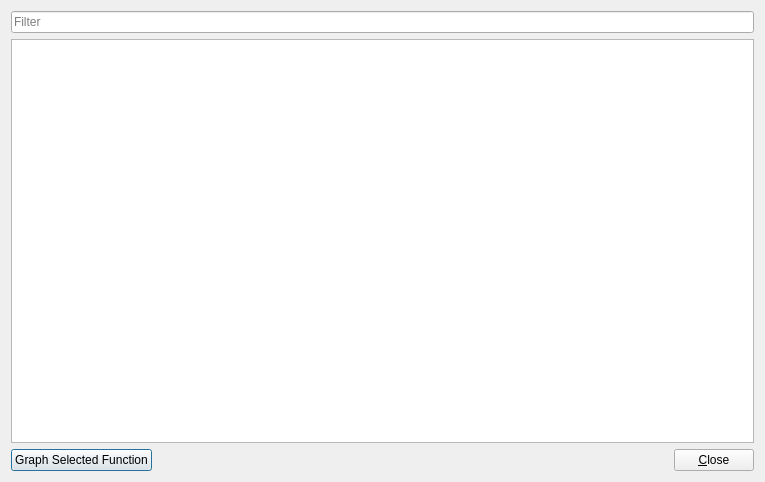
<?xml version="1.0" encoding="UTF-8"?>
<ui version="4.0">
 <class>FunctionFinderPlugin::DialogResults</class>
 <widget class="QDialog" name="FunctionFinderPlugin::DialogResults">
  <property name="geometry">
   <rect>
    <x>0</x>
    <y>0</y>
    <width>765</width>
    <height>482</height>
   </rect>
  </property>
  <property name="windowTitle">
   <string>Functions Found</string>
  </property>
  <layout class="QVBoxLayout" name="verticalLayout">
   <item>
    <widget class="QLineEdit" name="textFilter">
     <property name="placeholderText">
      <string>Filter</string>
     </property>
     <property name="clearButtonEnabled">
      <bool>true</bool>
     </property>
    </widget>
   </item>
   <item>
    <widget class="QTableView" name="tableView">
     <property name="font">
      <font>
       <family>Monospace</family>
      </font>
     </property>
     <property name="contextMenuPolicy">
      <enum>Qt::CustomContextMenu</enum>
     </property>
     <property name="editTriggers">
      <set>QAbstractItemView::NoEditTriggers</set>
     </property>
     <property name="alternatingRowColors">
      <bool>true</bool>
     </property>
     <property name="selectionMode">
      <enum>QAbstractItemView::SingleSelection</enum>
     </property>
     <property name="selectionBehavior">
      <enum>QAbstractItemView::SelectRows</enum>
     </property>
     <property name="sortingEnabled">
      <bool>true</bool>
     </property>
     <property name="wordWrap">
      <bool>false</bool>
     </property>
     <attribute name="horizontalHeaderStretchLastSection">
      <bool>true</bool>
     </attribute>
     <attribute name="verticalHeaderVisible">
      <bool>false</bool>
     </attribute>
    </widget>
   </item>
   <item>
    <layout class="QHBoxLayout" name="horizontalLayout">
     <item>
      <widget class="QPushButton" name="btnGraph">
       <property name="text">
        <string>Graph Selected Function</string>
       </property>
       <property name="icon">
        <iconset theme="distribute-graph">
         <normaloff>.</normaloff>.</iconset>
       </property>
      </widget>
     </item>
     <item>
      <spacer name="horizontalSpacer">
       <property name="orientation">
        <enum>Qt::Horizontal</enum>
       </property>
       <property name="sizeHint" stdset="0">
        <size>
         <width>40</width>
         <height>20</height>
        </size>
       </property>
      </spacer>
     </item>
     <item>
      <widget class="QPushButton" name="btnClose">
       <property name="text">
        <string>&amp;Close</string>
       </property>
       <property name="icon">
        <iconset theme="dialog-close">
         <normaloff>.</normaloff>.</iconset>
       </property>
      </widget>
     </item>
    </layout>
   </item>
  </layout>
 </widget>
 <resources/>
 <connections>
  <connection>
   <sender>btnClose</sender>
   <signal>clicked()</signal>
   <receiver>FunctionFinderPlugin::DialogResults</receiver>
   <slot>accept()</slot>
   <hints>
    <hint type="sourcelabel">
     <x>700</x>
     <y>462</y>
    </hint>
    <hint type="destinationlabel">
     <x>586</x>
     <y>448</y>
    </hint>
   </hints>
  </connection>
 </connections>
</ui>
